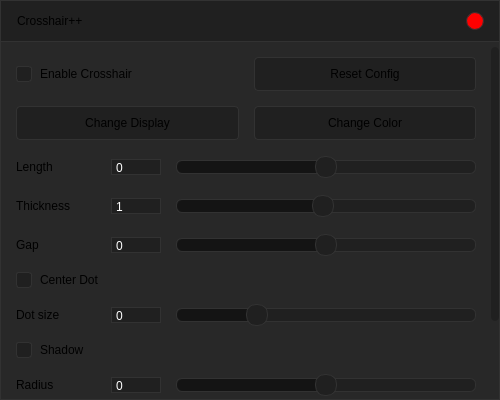
<?xml version="1.0" encoding="UTF-8"?>
<ui version="4.0">
 <class>MainWindow</class>
 <widget class="QWidget" name="MainWindow">
  <property name="windowModality">
   <enum>Qt::WindowModality::NonModal</enum>
  </property>
  <property name="geometry">
   <rect>
    <x>0</x>
    <y>0</y>
    <width>500</width>
    <height>400</height>
   </rect>
  </property>
  <property name="minimumSize">
   <size>
    <width>500</width>
    <height>400</height>
   </size>
  </property>
  <property name="maximumSize">
   <size>
    <width>500</width>
    <height>400</height>
   </size>
  </property>
  <property name="windowTitle">
   <string>Crosshair++</string>
  </property>
  <property name="styleSheet">
   <string notr="true">#centralWidget {
	border: 1px solid rgb(50, 50, 50);
}

#header {
	background-color: rgb(32, 32, 32);
}

#scrollArea {
	border-top: 1px solid rgb(50, 50, 50);
}

#content {
	background-color: rgb(40, 40, 40);
}

#i_exit {
	background-color: red;
	border-radius: 9px;
}

QSlider {
	padding-right: 1px;
	padding-left: 1px;
	height: 24px;
}

QSlider::groove:horizontal {
    height: 12px;
    margin: -1px;

	background-color: rgb(32, 32, 32);
	border: 1px solid rgb(50, 50, 50);
    border-radius: 6px;
}

QSlider::sub-page:horizontal {
	background-color: rgb(20, 20, 20);
    border-radius: 6px;
}

QSlider::add-page:horizontal {
	
	background-color: rgb(32, 32, 32);
    border-radius: 6px;
}

QSlider::handle:horizontal {
    margin: -5px 0;
	background-color: rgb(32, 32, 32);
    border: 1px solid rgb(50, 50, 50);
    width: 20px;
    height: 20px;
    border-radius: 10px;
}

QSlider::handle:horizontal:hover {
	background-color: rgb(36, 36, 36);
}

QSlider::handle:horizontal:pressed {
	background-color: rgb(42, 42, 42);
}

QPushButton {
	border: 1px solid rgb(50, 50, 50);
	border-radius: 4px;
	background-color: rgb(32, 32, 32);
	height: 32px;
}

QPushButton::hover {
	background-color: rgb(34, 34, 34);
}

QPushButton::pressed {
	background-color: rgb(38, 38, 38);
}

QScrollBar:vertical {
	background-color: rgb(40, 40, 40);
    width: 8px;
    margin: 0px;

	padding-top: 5px;
	padding-bottom: 5px;
}

QScrollBar::handle:vertical {
    background-color: rgb(32, 32, 32);
    min-height: 30px;
    border-radius: 4px;
}

QScrollBar::add-line:vertical,
QScrollBar::sub-line:vertical {
    height: 0px;
    background: none;
    border: none;
}

QSpinBox {
	color: white;
    height: 10px;
    padding: 2px;
	margin: 0;
    background-color: rgb(32, 32, 32);
    border: 1px solid rgb(50, 50, 50);
}

QSpinBox::up-button,
QSpinBox::down-button {
    width: 0px;
    height: 0px;
    border: none;
    background: none;
}

QLineEdit {
	background-color: rgb(32, 32, 32);
    border: 1px solid rgb(50, 50, 50);
	height: 22px;
	padding: 2px;
}

QCheckBox {
    spacing: 8px;
}

QCheckBox::indicator {
	width: 14px;
	height: 14px;
	border: 1px solid rgb(50, 50, 50);
	background-color: rgb(32, 32, 32);
	border-radius: 3px
}

QCheckBox::indicator:checked {
    background-color: rgb(85, 255, 127);
	border: 1px solid rgb(50, 50, 50);
}

QCheckBox::indicator:hover {
    background-color: rgb(40, 40, 40);
	border: 1px solid rgb(50, 50, 50);
}

QCheckBox::indicator:checked:hover {
    background-color: rgb(135, 255, 163);
}
</string>
  </property>
  <layout class="QGridLayout" name="gridLayout">
   <property name="leftMargin">
    <number>0</number>
   </property>
   <property name="topMargin">
    <number>0</number>
   </property>
   <property name="rightMargin">
    <number>0</number>
   </property>
   <property name="bottomMargin">
    <number>0</number>
   </property>
   <property name="spacing">
    <number>0</number>
   </property>
   <item row="0" column="0">
    <widget class="QWidget" name="centralWidget" native="true">
     <property name="sizePolicy">
      <sizepolicy hsizetype="Preferred" vsizetype="Preferred">
       <horstretch>0</horstretch>
       <verstretch>0</verstretch>
      </sizepolicy>
     </property>
     <property name="layoutDirection">
      <enum>Qt::LayoutDirection::LeftToRight</enum>
     </property>
     <layout class="QVBoxLayout" name="verticalLayout">
      <property name="spacing">
       <number>0</number>
      </property>
      <property name="leftMargin">
       <number>1</number>
      </property>
      <property name="topMargin">
       <number>1</number>
      </property>
      <property name="rightMargin">
       <number>1</number>
      </property>
      <property name="bottomMargin">
       <number>1</number>
      </property>
      <item>
       <widget class="QWidget" name="header" native="true">
        <property name="minimumSize">
         <size>
          <width>0</width>
          <height>40</height>
         </size>
        </property>
        <property name="maximumSize">
         <size>
          <width>16777215</width>
          <height>40</height>
         </size>
        </property>
        <layout class="QHBoxLayout" name="horizontalLayout">
         <property name="spacing">
          <number>0</number>
         </property>
         <property name="leftMargin">
          <number>15</number>
         </property>
         <property name="topMargin">
          <number>0</number>
         </property>
         <property name="rightMargin">
          <number>15</number>
         </property>
         <property name="bottomMargin">
          <number>0</number>
         </property>
         <item>
          <widget class="QLabel" name="label">
           <property name="text">
            <string>Crosshair++</string>
           </property>
           <property name="indent">
            <number>1</number>
           </property>
          </widget>
         </item>
         <item>
          <widget class="QPushButton" name="i_exit">
           <property name="minimumSize">
            <size>
             <width>0</width>
             <height>0</height>
            </size>
           </property>
           <property name="maximumSize">
            <size>
             <width>18</width>
             <height>18</height>
            </size>
           </property>
           <property name="text">
            <string/>
           </property>
           <property name="checkable">
            <bool>false</bool>
           </property>
           <property name="flat">
            <bool>false</bool>
           </property>
          </widget>
         </item>
        </layout>
       </widget>
      </item>
      <item>
       <widget class="QScrollArea" name="scrollArea">
        <property name="minimumSize">
         <size>
          <width>0</width>
          <height>0</height>
         </size>
        </property>
        <property name="maximumSize">
         <size>
          <width>16777215</width>
          <height>16777215</height>
         </size>
        </property>
        <property name="frameShape">
         <enum>QFrame::Shape::NoFrame</enum>
        </property>
        <property name="frameShadow">
         <enum>QFrame::Shadow::Plain</enum>
        </property>
        <property name="lineWidth">
         <number>0</number>
        </property>
        <property name="verticalScrollBarPolicy">
         <enum>Qt::ScrollBarPolicy::ScrollBarAlwaysOn</enum>
        </property>
        <property name="horizontalScrollBarPolicy">
         <enum>Qt::ScrollBarPolicy::ScrollBarAlwaysOff</enum>
        </property>
        <property name="widgetResizable">
         <bool>true</bool>
        </property>
        <widget class="QWidget" name="content">
         <property name="geometry">
          <rect>
           <x>0</x>
           <y>0</y>
           <width>490</width>
           <height>480</height>
          </rect>
         </property>
         <property name="styleSheet">
          <string notr="true"/>
         </property>
         <layout class="QVBoxLayout" name="verticalLayout_2">
          <property name="spacing">
           <number>15</number>
          </property>
          <property name="leftMargin">
           <number>15</number>
          </property>
          <property name="topMargin">
           <number>15</number>
          </property>
          <property name="rightMargin">
           <number>15</number>
          </property>
          <property name="bottomMargin">
           <number>15</number>
          </property>
          <item>
           <widget class="QWidget" name="configControl" native="true">
            <layout class="QHBoxLayout" name="horizontalLayout_2">
             <property name="spacing">
              <number>15</number>
             </property>
             <property name="leftMargin">
              <number>0</number>
             </property>
             <property name="topMargin">
              <number>0</number>
             </property>
             <property name="rightMargin">
              <number>0</number>
             </property>
             <property name="bottomMargin">
              <number>0</number>
             </property>
             <item>
              <widget class="QCheckBox" name="i_enableCrosshair">
               <property name="text">
                <string>Enable Crosshair</string>
               </property>
              </widget>
             </item>
             <item>
              <widget class="QPushButton" name="i_resetConf">
               <property name="text">
                <string>Reset Config</string>
               </property>
              </widget>
             </item>
            </layout>
           </widget>
          </item>
          <item>
           <widget class="QWidget" name="crossControl" native="true">
            <layout class="QHBoxLayout" name="horizontalLayout_3">
             <property name="spacing">
              <number>15</number>
             </property>
             <property name="leftMargin">
              <number>0</number>
             </property>
             <property name="topMargin">
              <number>0</number>
             </property>
             <property name="rightMargin">
              <number>0</number>
             </property>
             <property name="bottomMargin">
              <number>0</number>
             </property>
             <item>
              <widget class="QPushButton" name="i_cycleScreen">
               <property name="text">
                <string>Change Display</string>
               </property>
              </widget>
             </item>
             <item>
              <widget class="QPushButton" name="i_changeColor">
               <property name="text">
                <string>Change Color</string>
               </property>
              </widget>
             </item>
            </layout>
           </widget>
          </item>
          <item>
           <widget class="QWidget" name="config_length" native="true">
            <layout class="QHBoxLayout" name="horizontalLayout_4">
             <property name="spacing">
              <number>15</number>
             </property>
             <property name="leftMargin">
              <number>0</number>
             </property>
             <property name="topMargin">
              <number>0</number>
             </property>
             <property name="rightMargin">
              <number>0</number>
             </property>
             <property name="bottomMargin">
              <number>0</number>
             </property>
             <item>
              <widget class="QLabel" name="label_2">
               <property name="text">
                <string>Length</string>
               </property>
              </widget>
             </item>
             <item>
              <widget class="QSpinBox" name="i_length_2">
               <property name="maximumSize">
                <size>
                 <width>50</width>
                 <height>16777215</height>
                </size>
               </property>
               <property name="maximum">
                <number>50</number>
               </property>
              </widget>
             </item>
             <item>
              <widget class="QSlider" name="i_length">
               <property name="maximumSize">
                <size>
                 <width>300</width>
                 <height>16777215</height>
                </size>
               </property>
               <property name="maximum">
                <number>50</number>
               </property>
               <property name="value">
                <number>25</number>
               </property>
               <property name="orientation">
                <enum>Qt::Orientation::Horizontal</enum>
               </property>
              </widget>
             </item>
            </layout>
           </widget>
          </item>
          <item>
           <widget class="QWidget" name="config_thickness" native="true">
            <layout class="QHBoxLayout" name="horizontalLayout_5">
             <property name="spacing">
              <number>15</number>
             </property>
             <property name="leftMargin">
              <number>0</number>
             </property>
             <property name="topMargin">
              <number>0</number>
             </property>
             <property name="rightMargin">
              <number>0</number>
             </property>
             <property name="bottomMargin">
              <number>0</number>
             </property>
             <item>
              <widget class="QLabel" name="label_3">
               <property name="text">
                <string>Thickness</string>
               </property>
              </widget>
             </item>
             <item>
              <widget class="QSpinBox" name="i_thickness_2">
               <property name="maximumSize">
                <size>
                 <width>50</width>
                 <height>16777215</height>
                </size>
               </property>
               <property name="minimum">
                <number>1</number>
               </property>
               <property name="maximum">
                <number>50</number>
               </property>
              </widget>
             </item>
             <item>
              <widget class="QSlider" name="i_thickness">
               <property name="maximumSize">
                <size>
                 <width>300</width>
                 <height>16777215</height>
                </size>
               </property>
               <property name="minimum">
                <number>1</number>
               </property>
               <property name="maximum">
                <number>50</number>
               </property>
               <property name="value">
                <number>25</number>
               </property>
               <property name="orientation">
                <enum>Qt::Orientation::Horizontal</enum>
               </property>
              </widget>
             </item>
            </layout>
           </widget>
          </item>
          <item>
           <widget class="QWidget" name="config_gap" native="true">
            <layout class="QHBoxLayout" name="horizontalLayout_6">
             <property name="spacing">
              <number>15</number>
             </property>
             <property name="leftMargin">
              <number>0</number>
             </property>
             <property name="topMargin">
              <number>0</number>
             </property>
             <property name="rightMargin">
              <number>0</number>
             </property>
             <property name="bottomMargin">
              <number>0</number>
             </property>
             <item>
              <widget class="QLabel" name="label_4">
               <property name="text">
                <string>Gap</string>
               </property>
              </widget>
             </item>
             <item>
              <widget class="QSpinBox" name="i_gap_2">
               <property name="maximumSize">
                <size>
                 <width>50</width>
                 <height>16777215</height>
                </size>
               </property>
               <property name="maximum">
                <number>50</number>
               </property>
              </widget>
             </item>
             <item>
              <widget class="QSlider" name="i_gap">
               <property name="maximumSize">
                <size>
                 <width>300</width>
                 <height>16777215</height>
                </size>
               </property>
               <property name="maximum">
                <number>50</number>
               </property>
               <property name="value">
                <number>25</number>
               </property>
               <property name="orientation">
                <enum>Qt::Orientation::Horizontal</enum>
               </property>
              </widget>
             </item>
            </layout>
           </widget>
          </item>
          <item>
           <widget class="QCheckBox" name="i_dotEnabled">
            <property name="text">
             <string>Center Dot</string>
            </property>
           </widget>
          </item>
          <item>
           <widget class="QWidget" name="config_length_3" native="true">
            <layout class="QHBoxLayout" name="horizontalLayout_7">
             <property name="spacing">
              <number>15</number>
             </property>
             <property name="leftMargin">
              <number>0</number>
             </property>
             <property name="topMargin">
              <number>0</number>
             </property>
             <property name="rightMargin">
              <number>0</number>
             </property>
             <property name="bottomMargin">
              <number>0</number>
             </property>
             <item>
              <widget class="QLabel" name="label_5">
               <property name="text">
                <string>Dot size</string>
               </property>
              </widget>
             </item>
             <item>
              <widget class="QSpinBox" name="i_dotSize_2">
               <property name="maximumSize">
                <size>
                 <width>50</width>
                 <height>16777215</height>
                </size>
               </property>
               <property name="maximum">
                <number>100</number>
               </property>
              </widget>
             </item>
             <item>
              <widget class="QSlider" name="i_dotSize">
               <property name="maximumSize">
                <size>
                 <width>300</width>
                 <height>16777215</height>
                </size>
               </property>
               <property name="maximum">
                <number>100</number>
               </property>
               <property name="value">
                <number>25</number>
               </property>
               <property name="orientation">
                <enum>Qt::Orientation::Horizontal</enum>
               </property>
              </widget>
             </item>
            </layout>
           </widget>
          </item>
          <item>
           <widget class="QCheckBox" name="i_shadow">
            <property name="text">
             <string>Shadow</string>
            </property>
           </widget>
          </item>
          <item>
           <widget class="QWidget" name="config_length_2" native="true">
            <layout class="QHBoxLayout" name="horizontalLayout_8">
             <property name="spacing">
              <number>15</number>
             </property>
             <property name="leftMargin">
              <number>0</number>
             </property>
             <property name="topMargin">
              <number>0</number>
             </property>
             <property name="rightMargin">
              <number>0</number>
             </property>
             <property name="bottomMargin">
              <number>0</number>
             </property>
             <item>
              <widget class="QLabel" name="label_6">
               <property name="text">
                <string>Radius</string>
               </property>
              </widget>
             </item>
             <item>
              <widget class="QSpinBox" name="i_shadowradius_2">
               <property name="maximumSize">
                <size>
                 <width>50</width>
                 <height>16777215</height>
                </size>
               </property>
              </widget>
             </item>
             <item>
              <widget class="QSlider" name="i_shadowradius">
               <property name="maximumSize">
                <size>
                 <width>300</width>
                 <height>16777215</height>
                </size>
               </property>
               <property name="maximum">
                <number>50</number>
               </property>
               <property name="value">
                <number>25</number>
               </property>
               <property name="orientation">
                <enum>Qt::Orientation::Horizontal</enum>
               </property>
              </widget>
             </item>
            </layout>
           </widget>
          </item>
          <item>
           <widget class="QWidget" name="config_length_4" native="true">
            <layout class="QHBoxLayout" name="horizontalLayout_9">
             <property name="spacing">
              <number>15</number>
             </property>
             <property name="leftMargin">
              <number>0</number>
             </property>
             <property name="topMargin">
              <number>0</number>
             </property>
             <property name="rightMargin">
              <number>0</number>
             </property>
             <property name="bottomMargin">
              <number>0</number>
             </property>
             <item>
              <widget class="QLabel" name="label_7">
               <property name="text">
                <string>Alpha</string>
               </property>
              </widget>
             </item>
             <item>
              <widget class="QSpinBox" name="i_shadowalpha_2">
               <property name="maximumSize">
                <size>
                 <width>50</width>
                 <height>16777215</height>
                </size>
               </property>
              </widget>
             </item>
             <item>
              <widget class="QSlider" name="i_shadowalpha">
               <property name="maximumSize">
                <size>
                 <width>300</width>
                 <height>16777215</height>
                </size>
               </property>
               <property name="maximum">
                <number>50</number>
               </property>
               <property name="value">
                <number>25</number>
               </property>
               <property name="orientation">
                <enum>Qt::Orientation::Horizontal</enum>
               </property>
              </widget>
             </item>
            </layout>
           </widget>
          </item>
          <item>
           <widget class="QWidget" name="widget" native="true">
            <layout class="QHBoxLayout" name="horizontalLayout_10">
             <property name="spacing">
              <number>15</number>
             </property>
             <property name="leftMargin">
              <number>0</number>
             </property>
             <property name="topMargin">
              <number>0</number>
             </property>
             <property name="rightMargin">
              <number>0</number>
             </property>
             <property name="bottomMargin">
              <number>0</number>
             </property>
             <item>
              <widget class="QLabel" name="label_8">
               <property name="text">
                <string>Crosshair Code</string>
               </property>
              </widget>
             </item>
             <item>
              <widget class="QLineEdit" name="i_crosshairCode">
               <property name="maximumSize">
                <size>
                 <width>300</width>
                 <height>16777215</height>
                </size>
               </property>
              </widget>
             </item>
            </layout>
           </widget>
          </item>
         </layout>
        </widget>
       </widget>
      </item>
     </layout>
    </widget>
   </item>
  </layout>
 </widget>
 <resources/>
 <connections/>
</ui>
